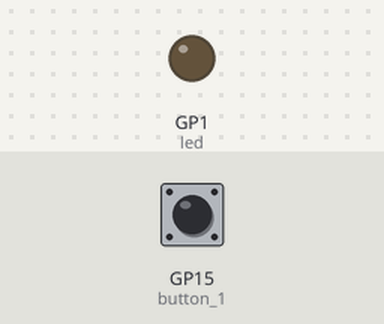
A program run on a simulated Raspberry Pi Pico running MicroPython. On the bench: output pins drawn as LEDs (lit = HIGH). The test bench sets the inputs (shaded band); at power-on: GP15 (button_1) LOW.

Above: at 1.2 s.
1.3 s: GP15 (button_1) pulled HIGH for 0.15 s
At 2.3 s:
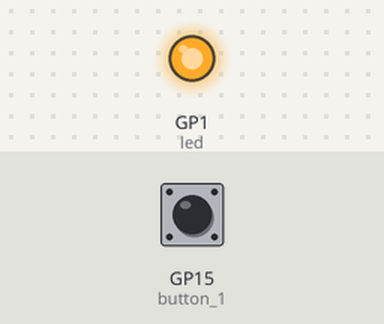
2.9 s: GP15 (button_1) pulled HIGH for 1 s
At 3.5 s:
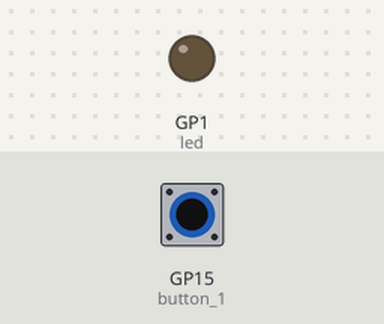
5.4 s: GP15 (button_1) pulled HIGH for 3.2 s
At 6.7 s:
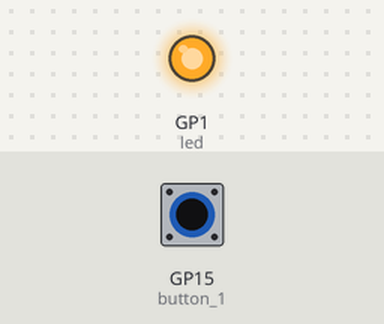
Timing chart, 0 to 8.4 s (numbered marks = the images above; inputs shaded):
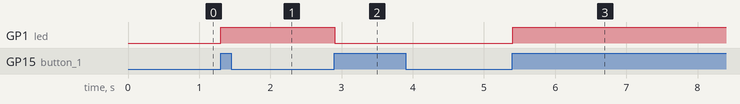

The program:

led_button_2_def.py
```python
from machine import Pin
import time

led = Pin(1, Pin.OUT)

# When pushed, button.value() returns False.
button_1 = Pin(15, Pin.IN, Pin.PULL_DOWN)
is_on_1 = True


def switch_led(led, button, is_on):
    ex_val = button.value()
    time.sleep(0.1)
    if button.value() == True and ex_val == False:
        if is_on == True:
            led.value(1)
            is_on = False
        elif is_on == False:
            led.value(0)
            is_on = True
        # time.sleep(0.3)
    return is_on


while True:
    is_on_1 = switch_led(led, button_1, is_on_1)
```

Measured:
- after the input at 1.3 s, GP1 (led): LOW → HIGH at once
- after the input at 2.9 s, GP1 (led): HIGH → LOW at once
- after the input at 5.4 s, GP1 (led): LOW → HIGH at once
